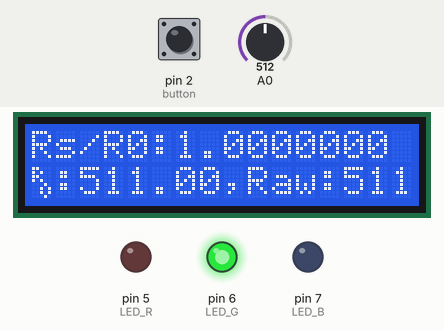
Simulated run of this sketch. Board: Arduino Uno, built with avr-gcc and run on an emulated ATmega328P. Parts: 16×2 character LCD, output pins drawn as LEDs (lit = HIGH). The inputs (shaded band) are chosen by the test bench; at power-on: pin 2 (button) HIGH, A0 = 512. What the sketch prints to the serial monitor is not drawn.

Above: at 8.5 s.
8.6 s: pin 2 (button) pulled LOW for 3.2 s
At 11.6 s:
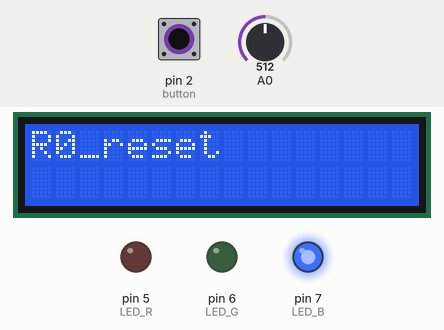
14.8 s: A0 set to 6
At 15.2 s:
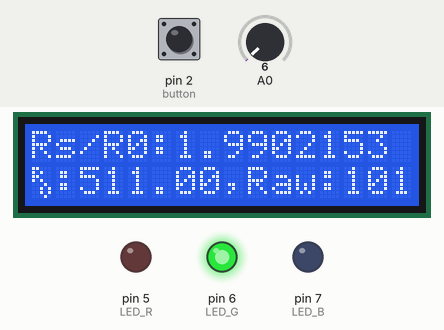
16.3 s: A0 set to 0
At 17.3 s:
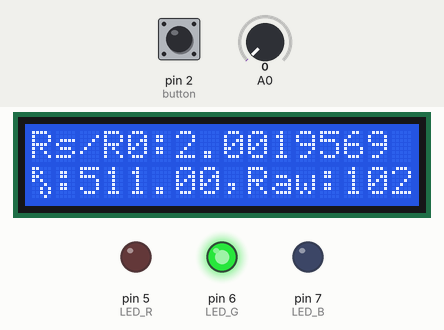
17.8 s: A0 set to 26
At 18.2 s:
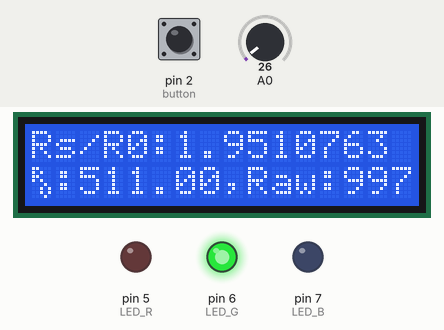
22.4 s: A0 set to 306
At 23.4 s:
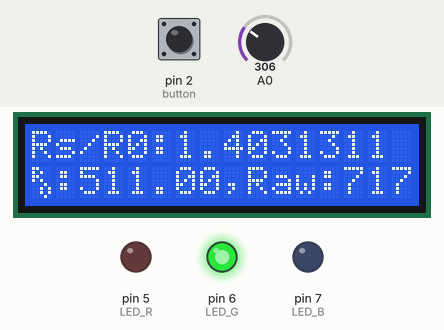
Timing chart, 0 to 25.0 s (numbered marks = the images above; inputs shaded):
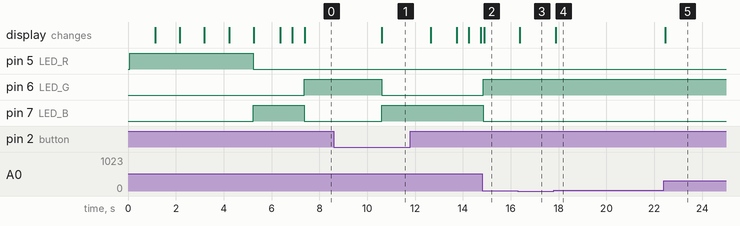

Measured:
- after the input at 8.6 s, pin 6 (LED_G): HIGH → LOW after 2.0 s; pin 7 (LED_B): LOW → HIGH after 2.0 s; the display: changes after 2.0 s (image 1)
- after the input at 14.8 s, the display: changes after 0.09 s (image 2)
- after the input at 16.3 s, the display: changes after 0.09 s (image 3)
- after the input at 17.8 s, the display: changes after 0.08 s (image 4)
- after the input at 22.4 s, the display: changes after 0.06 s (image 5)

The sketch:

_______.ino
```cpp
// (licence header left out)
#define DEBUG
#define button 2 //컨트롤 버튼
#include <Wire.h>
#include <LiquidCrystal_I2C.h>
LiquidCrystal_I2C lcd(0x27, 16, 2); //접근 주소 0x27 or 0x3F, 가로 16, 세로 2
#include <Sensor.h> //자작 라이브러리
Sensor MQ3(A0);

byte R0char[8] = {
  B11000,
  B10100,
  B11000,
  B10100,
  B00010,
  B00101,
  B00101,
  B00010,
};

enum LED {
    LED_R =5,
    LED_G,
    LED_B
};

float R0 =0.0, rate =0.0;

void warmUp(int sec) {
    digitalWrite(LED_R, HIGH); // 상태 진입 안내

    //예열
    for (int i = 0; i < sec; i++) { //안내 메세지
    Serial.println("Wait for " + String(sec - i) + " Sec");

    lcd.setCursor(0, 0);
    lcd.print("Wait for " + String(sec - i) + " Sec  "); //t 값을 char로 변환시켜서 프린트, 뒤에 공백 문자를 추가해서 자릿수 바뀔때, 뒤에 남은 문자 제거
    lcd.setCursor(0, 1);
    lcd.print("Need to Heating!");
    delay(1000);

    }
    lcd.clear();
};

void anounceR0(float R0) {
    //상태 진입 안내
    digitalWrite(LED_R, LOW);
    digitalWrite(LED_G, LOW);
    digitalWrite(LED_B, HIGH);


    //R0 안내 R0
    Serial.println("R0:" + String(R0, 7));

    lcd.setCursor(0, 0);
    lcd.print("Mesured R0!");
    lcd.setCursor(0, 1);
    lcd.print( "R0:" + String(R0, 7)); //R0값 안내
    delay(1100);

    //백라이트 깜빡거리기
    lcd.noBacklight();
    delay(500);
    lcd.backlight();
    delay(500);
    lcd.clear();
};

bool button_pressed() {
    //채터링 현상으로 버튼이 눌린 횟수를 확인하려면 짧은 간격에 두 번 검사해서 정말로 눌린 건지 확인해야함
    if(!digitalRead(button) ) { //버튼을 눌렀으면
        delay(10);
        if(!digitalRead(button) ) return true;
    }
    return false;
};


enum state {
    R0_reset =1,
    pause,
    LCD_reset
}state;

volatile unsigned long t0 = 0, t1 = 0;
volatile unsigned int count = 0;
volatile bool flag = false, once = false, flag_R0reset = false, flag_pause =false;
ISR(INT0_vect) {
    //Interupt Service Routine 인터럽트 0번(D2)핀에 대한 인터럽트 발생 시 작동
    //버튼이 1초 이상 꾹 눌리고 있다면 R0 리셋
    //버튼이 한 번 눌리고 0.5초 안에 또 눌리면 pause
    //버튼이 한 번 눌리고 0.5초가 지났는데도 입력이 없으면 LCD 리셋
    count+=1;
    switch(count) {
        case 1:
            if(button_pressed() ) {
                t0 = millis();
                flag = true;
            }
            else count -=1;
            break;

        case 2:
            t1 = millis();
            once = true;
            break;

        case 3:
            if(millis() - t1 <= 500) flag_pause = true;
            break;
    }

    #ifdef DEBUG
    Serial.println(count);
    #endif
}

void INIT_INT0() {
    EIMSK |= (1 << INT0); //INT0 인터럽트 활성화, EIMSK 레지스터 0번 비트를 1로
    EICRA |= 0x01; //Change 일때 인터럽트 발생
    sei(); //전역적인 인터럽트 발생 활성화
}

int button_state() {
    if(!flag) return 0;
    else if(flag_R0reset) return R0_reset;
    else if(flag_pause) return pause;
    else if(once && millis()-t1 > 500) return LCD_reset;
    else return 0;
}

void INIT_button_state() {
    t0 = 0, t1 = 0;
    count = 0;
    flag = false, once = false, flag_R0reset = false, flag_pause =false;
}

void LCD_scroll(float concent, String info) {
    //LCD 첫줄에는  알콜 농도를, 둘째줄은 스크롤 하면서 정보를 표시
    cli(); //인터럽트 발생 금지

    lcd.clear();
    lcd.setCursor(0,0);
    lcd.print(String(concent) + "%");
    char *anounce = malloc(sizeof(info) ); //메모리 할당
    int n = 0;
    strcpy(anounce, info.c_str() ); //문자열을 char 배열에 할당
    delay(1000);

    while(1) {
        lcd.setCursor(0,1);

        for(int i=0; i<16; i++) {
            lcd.print(anounce[(i+n)%info.length() ]);
            if(button_pressed()) {
                lcd.clear();
                sei();
                free(anounce); //메모리 해제
                return 0;
            }
        }

        unsigned long st = millis();
        while(millis() - st <= 500) {
            if(button_pressed()) {
                lcd.clear();
                sei();
                free(anounce); //메모리 해제
                return 0;
            }
        }
        n+=1; //실행되면서 n이 하나씩 늘어남
        n= n%(info.length() ); //나머지 연산을 통해, 배열이 끝부분이 출력이 된 다음 다시 처음 부분이 출력될 수 있도록 함
    }
    free(anounce);
    sei();
    return 0;
}

void setup() {
   Serial.begin(9600);

   //핀 준비
   for(int i=0; i<3; i++) {
    pinMode(LED_R+i, OUTPUT);
   }
   pinMode(button, INPUT_PULLUP);

   //LCD 준비
   lcd.init(); //lcd 초기화
   lcd.backlight(); //백라이트 켜기
   lcd.createChar(1, R0char);

   warmUp(5); //90초 예열
   R0 = MQ3.avergeR(10); //10번 측정 한 저항값의 평균
   anounceR0(R0); //R0값 안내
   INIT_INT0();
}

void loop() {
    //측정 모드
    digitalWrite(LED_R, LOW);
    digitalWrite(LED_G, HIGH);
    digitalWrite(LED_B, LOW);

    int value = MQ3.avergeR(10);
    float rate = (float)value/R0;
    String info = "Rs/R0:" + String(rate, 7) + ", R0:" + String(R0, 7) + ", Raw:" + String(value) + "  "; //스크롤시 자연스럽게 보이기 위해 공백 추가

    //Rs/R0 값 출력
    Serial.println(info);
    lcd.setCursor(0, 0);
    lcd.print( "Rs/R0:" + String(rate, 7) );
    lcd.setCursor(0, 1);
    lcd.write(byte(1)); //R0 출력
    lcd.print( ":" + String(R0) + ",");
    lcd.print( "Raw:" + String(value) + "  " ); //뒤에 공백 문자를 추가해서 자릿수 바뀔때, 뒤에 남은 문자 제거

    while(button_pressed()&flag ) {
        if(millis() - t0 >1000 ) {
            flag_R0reset = true;
            break;
        }
    }
    state = button_state();
    switch(state) {
        case R0_reset:
            Serial.println("R0_reset");
            INIT_button_state();
            delay(1000);
            lcd.clear();
            lcd.setCursor(0,0);
            lcd.print("R0_reset");
            //상태 진입 안내
            digitalWrite(LED_R, LOW);
            digitalWrite(LED_G, LOW);
            digitalWrite(LED_B, HIGH);
            delay(2000);

            R0 = MQ3.avergeR(100);
            anounceR0(R0);
            break;

        case pause:
            Serial.println("pause");
            INIT_button_state();
            delay(1000);
            digitalWrite(LED_R, HIGH);
            digitalWrite(LED_G, HIGH);
            digitalWrite(LED_B, LOW);

            float concentration = 0.0;
            float data[10][2]; //실험 데이터 입력
            //concentration = MQ3.Mapping(rate, data);
            Serial.println("Alchol Concentration: " + String(concentration) );
            LCD_scroll(concentration, info);
            break;

        case LCD_reset:
            Serial.println("LCD reset");
            INIT_button_state();
            delay(1000);
            lcd.init(); //lcd 초기화
            lcd.backlight(); //백라이트 켜기
            lcd.createChar(1, R0char);
            lcd.noBacklight();
            delay(500);
            lcd.backlight();
            break;
    };
    delay(100); //과부화로 인한 프리징 방지, 숫자가 빠르게 바뀌면 읽기 어려움

}
```

Sensor.cpp
```cpp
#include "Arduino.h"
#include "Sensor.h"

Sensor::Sensor(uint8_t pin) {
    //생성자, 반드시 클래스와 이름이 같아야됨, 쉽게 말하면 SoftwareSerial mySerial(TX, RX) 만들어주는 것임
	//Sensor::이건 Sensor 라는 클래스에 속한다는 뜻
    pin=sensorpin; //다른 곳에서도 사용하기 위해서
};

unsigned int Sensor::avergeR(unsigned int num) {
    //입력한 횟수 만큼 센서 값을 측정하여 평균 값을 반환
	unsigned long long sum = 0;
    for(int i=0; i<num; i++) {
        sum += (1023 - analogRead(sensorpin) );
    };
	return sum/num;
};

float Sensor::Mapping(float R, float data[][2]) {
    //데이터를 저장한 배열, 현재 저항 값인 (Rs/R0, 농도) 를 가지고 내삽법으로 농도 값으로 변환해주는 함수
    int i=0;

    //해당하는 구간 찾기
    for(; i< (sizeof(data)/sizeof(data[0])-1); i++) {
        if(data[i][0] <= R && R <= data[i+1][0]) break;
    }

    //기울기 계산
    float mean = (data[i+1][1] - data[i][1])/(data[i+1][0] - data[i][0]);
    return (float)mean * (R - data[i][0]) + data[i][1]; //구한 기울기를 토대로 일차함수에다가 값을 대입해서 농도값 계산
}; 
```

Sensor.h
```cpp
// (licence header left out)
#ifndef Sensor_h
#define Sensor_h

#include "Arduino.h"

class Sensor {
    private:
    //private method
    int sensorpin;

    public:
    //public method
    Sensor(uint8_t pin); //생성자, 반드시 클래스와 이름이 같아야됨, 쉽게 말하면 SoftwareSerial mySerial(TX, RX) 만들어주는 것임

    unsigned int avergeR(unsigned int num);
    float Mapping(float R, float data[][2]);
};
#endif
```
